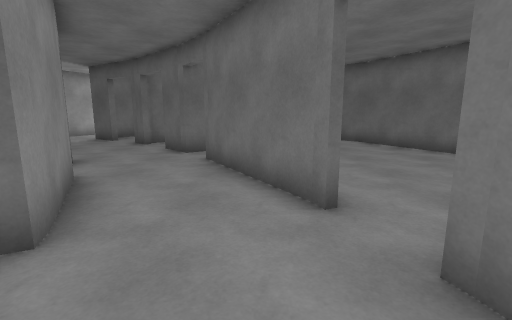
[1] (above)

24 first-person views from a walk through a scene from a Unity 3-D project. The camera is 1.4 m above the floor, tilts 10° down and sees 85° across. The floor is counted in squares, 1 m on a side. Each view is taken from the middle of a square. On the plan, view 1 faces up. The plan holds only what a view shows up to about 14 squares ahead; the rest is blank. The place goes on beyond the plan.

[2]
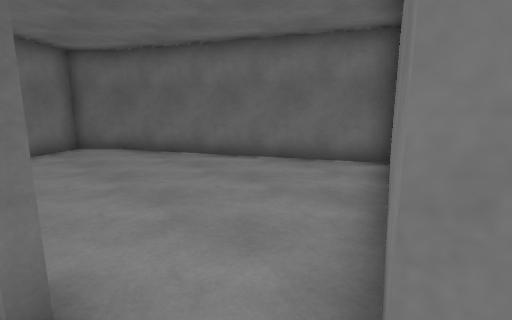

[3]
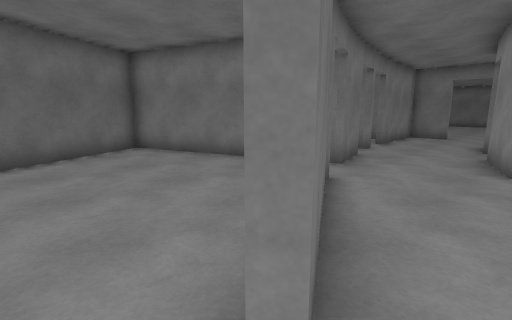

[4]
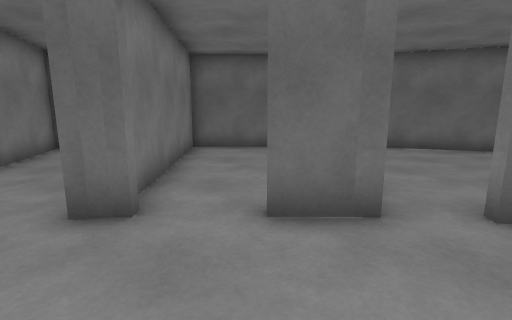

[5]
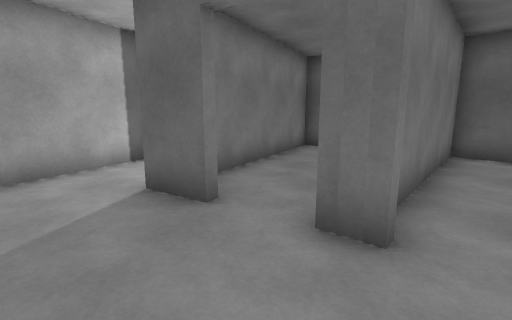

[6]
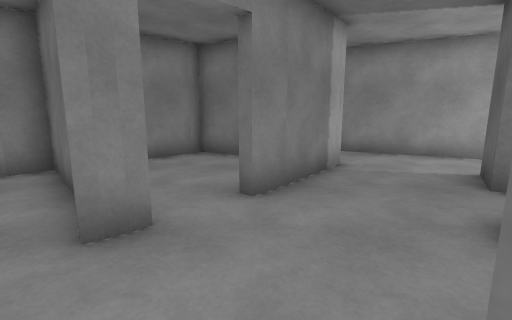

[7]
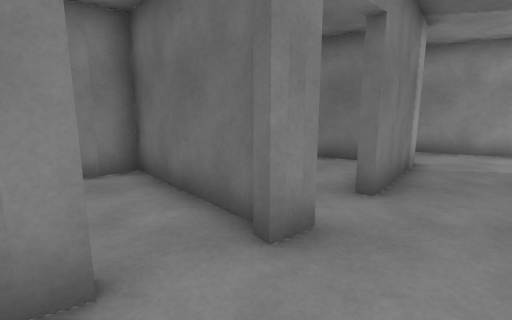

[8]
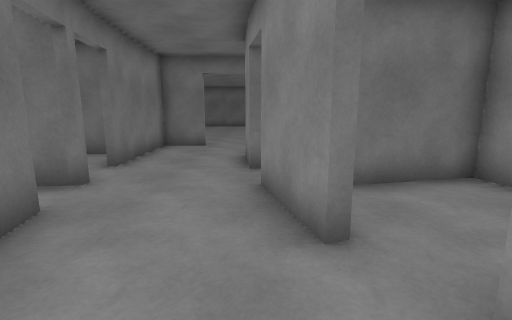

[9]
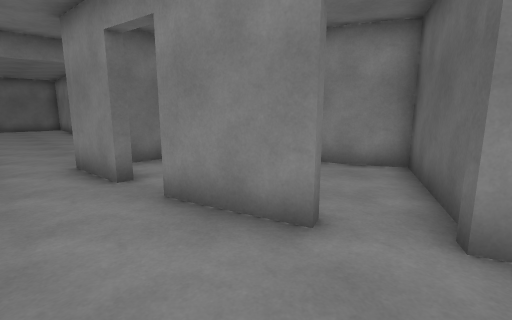

[10]
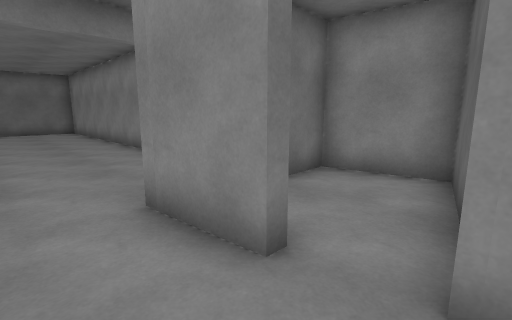

[11]
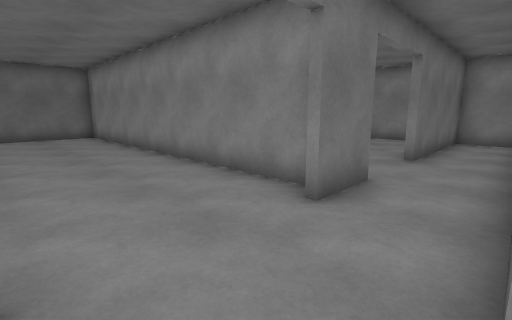

[12]
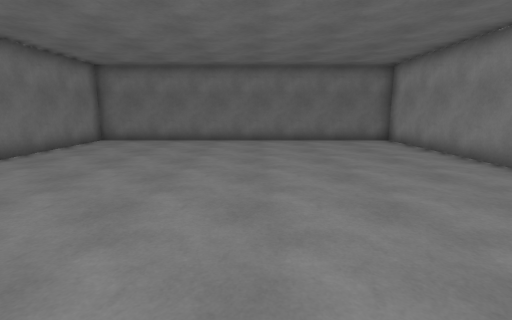

[13]
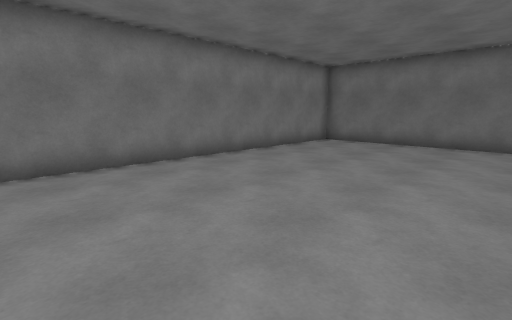

[14]
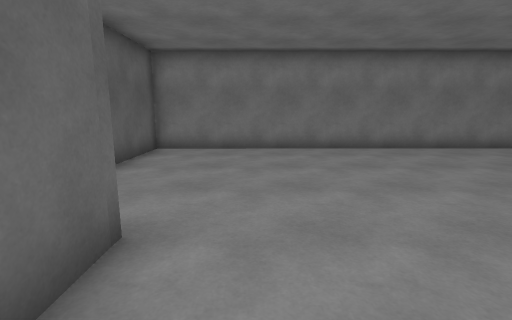

[15]
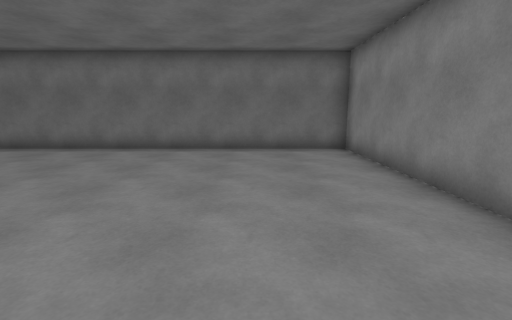

[16]
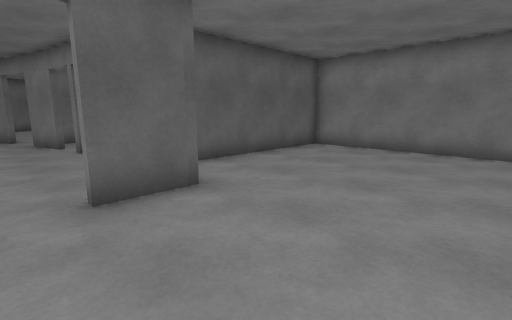

[17]
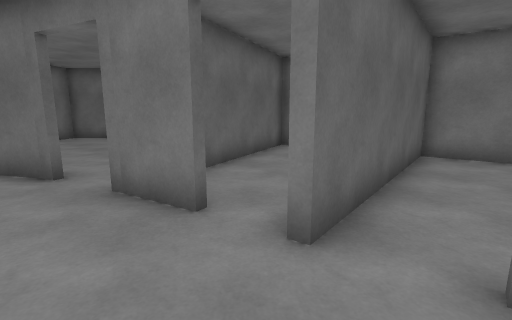

[18]
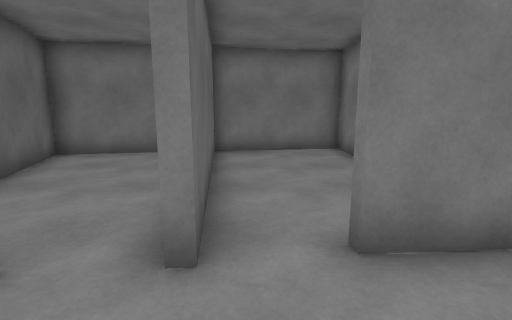

[19]
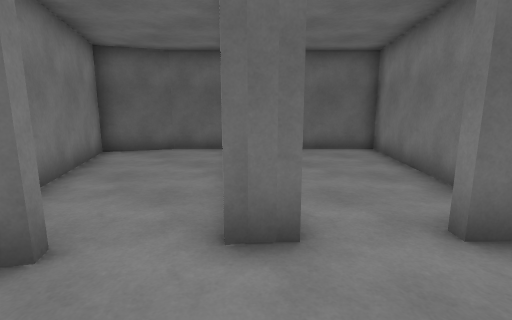

[20]
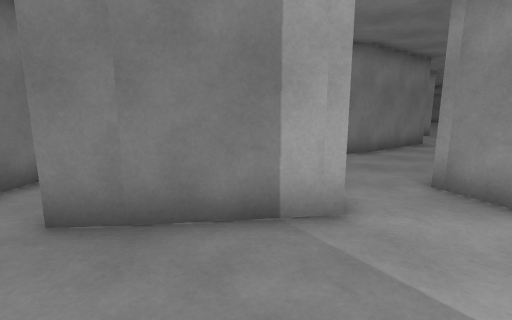

[21]
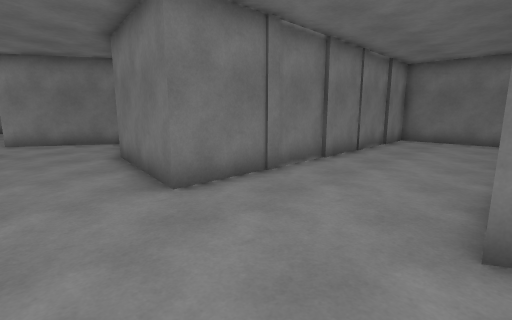

[22]
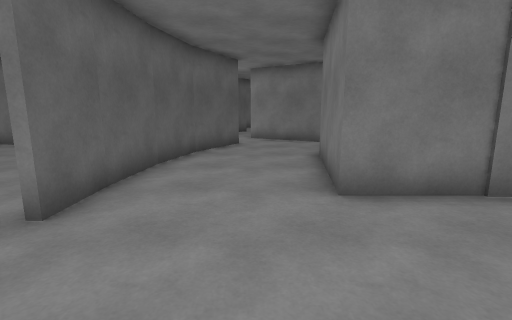

[23]
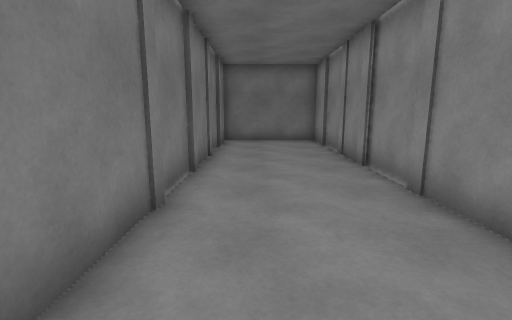

[24]
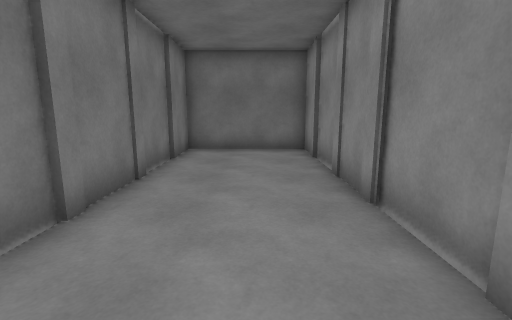

### Floor plan
Points are (right, up) in squares from view 1. A wall is a line through its corners. A room is listed if a view was taken in it or the views show most of it. See-through windows are left out.
Room 1 (views 1, 2, 8, 9, 10, 11, 17, 18)
walls: (-1, -0.8) (-1, -1.3); (2.1, 0.2) (1.6, 2.2) (2.8, 2.6); (-2.1, 1.1) (-1.7, 1.2) (-1.1, -0.9); (1.7, 1.8) (1.6, 2.2); (-0.8, -2.7) (-0.7, -5); (3.5, -1.4) (2.5, -1.5) (2.4, -1.2) (3.2, -1.1); (1, 3.8) (0.8, 4.3); (-2.3, 3.2) (-2.1, 2.7) (-2.7, 2.5); (0.9, 4.1) (0.3, 5.2); (-2.8, 4) (-2.3, 3.1); (2.7, -5.6) (2.6, -2.9)
ways out: opening at (-1.5, 5) to room 2; opening at (1, -5) to room 4; opening at (2, 3) to room 5; opening at (3, -2) to room 6; opening at (-1, -2) to room 7; opening at (-3, 1) to room 8
Room 2 (views 3, 5, 6, 7, 19, 20, 21, 22, 23, 24)
walls: (-11.6, 7.6) (-9.4, 11.3) (-6.4, 9); (-16.6, 13.6) (-19, 13.8); (-19.5, 7.5) (-19.5, 9.6) (-15.1, 9) (-14.5, 8.7); (-18.8, 13.8) (-20.6, 13.8); (-10.3, 15.1) (-11.9, 11.8) (-14.4, 13.1) (-16.7, 13.6); (-19.5, 2.5) (-19.5, 3.6); (-6.6, 13.5) (-6.8, 13.1) (-8.1, 14); (-5.3, 7) (-8.6, 4.2); (-5.1, 7.6) (-4.8, 7.1) (-5.1, 6.9); (-4.6, 11.6) (-5.2, 12.2) (-5.1, 12.5); (-23.8, 8.1) (-23.8, 6.5); (-3.9, 5.9) (-2.8, 4); (-23.8, 3.4) (-23.8, 2.5); (-1.7, 9.8) (-2.3, 9.3) (-3.5, 10.5); (-0.8, 10.9) (3.3, 14.2) (0, 17.5) (-4.6, 12.1); (-23.8, -1.1) (-23.8, -2.3) (-19.5, -2.3) (-19.5, -1.4); (0.3, 5.2) (-1.5, 8.3)
ways out: opening at (-1.5, 5) to room 1; opening at (-5.5, 8.5) to room 3; opening at (-1, 9) to room 5; opening at (-9, 14) to room 9; opening at (-21.5, 14); opening at (-6, 13)
objects: other object (-24, 0) to (-24, 2); other object (-24, 4) to (-24, 6); other object (-19, -1) to (-19, 2); other object (-19, 4) to (-19, 7)
Room 3 (view 4)
walls: (-6.8, 6) (-6.2, 6.5); (-6.4, 9) (-6.7, 8.7); (-11.4, 7.1) (-10.1, 5.8); (-9.8, 10) (-11.5, 7)
ways out: opening at (-5.5, 8.5) to room 2
Room 4 (views 12, 13, 14, 15, 16)
walls: (3, -7.5) (1, -7.5); (1, -7.3) (2.8, -7.3) (2.7, -5.6); (-3.3, -7.9) (-3.4, -21.4) (10.4, -21.4) (10.4, -5.3) (4.4, -5.3)
low walls: (-0.7, -5) (-2.3, -5)
ways out: opening at (1, -5) to room 1; opening at (-3.5, -6.5)
Room 5 (no view inside)
walls: (2.8, 2.6) (8.8, 4.7) (4.7, 12.8) (3.6, 13.9) (2, 12.7)
ways out: opening at (2, 3) to room 1; opening at (-1, 9) to room 2
Room 6 (no view inside)
walls: (3.5, -5.1) (4.6, -5.1); (8.6, -5.1) (10.4, -5.1); (10.4, -4.8) (9.7, -0.6) (3.5, -1.4)
ways out: opening at (3, -2) to room 1
Room 7 (no view inside)
walls: (-3.1, -1.5) (-5.6, -2.1) (-5.1, -4.8) (-1.8, -4.7)
ways out: opening at (-1, -2) to room 1
Room 8 (no view inside)
walls: (-3, 2.5) (-6.5, 0.9) (-5.8, -0.5) (-5.6, -1.8) (-2.8, -1.1)
ways out: opening at (-3, 1) to room 1
Room 9 (no view inside)
walls: (-9.3, 17.1) (-10.3, 15.1)
ways out: opening at (-9, 14) to room 2

Where each view was taken, in squares from view 1:
view 1: 0 up, 0 right, facing up
view 2: 2 up, 1 right, facing up-right
view 3: 9 up, 2 left, facing down-right
view 4: 8 up, 6 left, facing up-right
view 5: 9 up, 6 left, facing up
view 6: 9 up, 2 left, facing left
view 7: 7 up, 2 left, facing left
view 8: 4 up, 1 left, facing down
view 9: 3 up, 1 right, facing down-left
view 10: 1 down, 1 right, facing down-left
view 11: 5 down, 1 right, facing down-left
view 12: 8 down, 3 right, facing down
view 13: 9 down, 3 right, facing down-right
view 14: 9 down, 0 right, facing right
view 15: 11 down, 0 right, facing down
view 16: 12 down, 0 right, facing up-right
view 17: 3 down, 0 right, facing up-right
view 18: 2 down, 0 right, facing right
view 19: 10 up, 7 left, facing up-right
view 20: 13 up, 6 left, facing down-left
view 21: 12 up, 24 left, facing down-right
view 22: 11 up, 24 left, facing right
view 23: 11 up, 21 left, facing down
view 24: 8 up, 22 left, facing down
